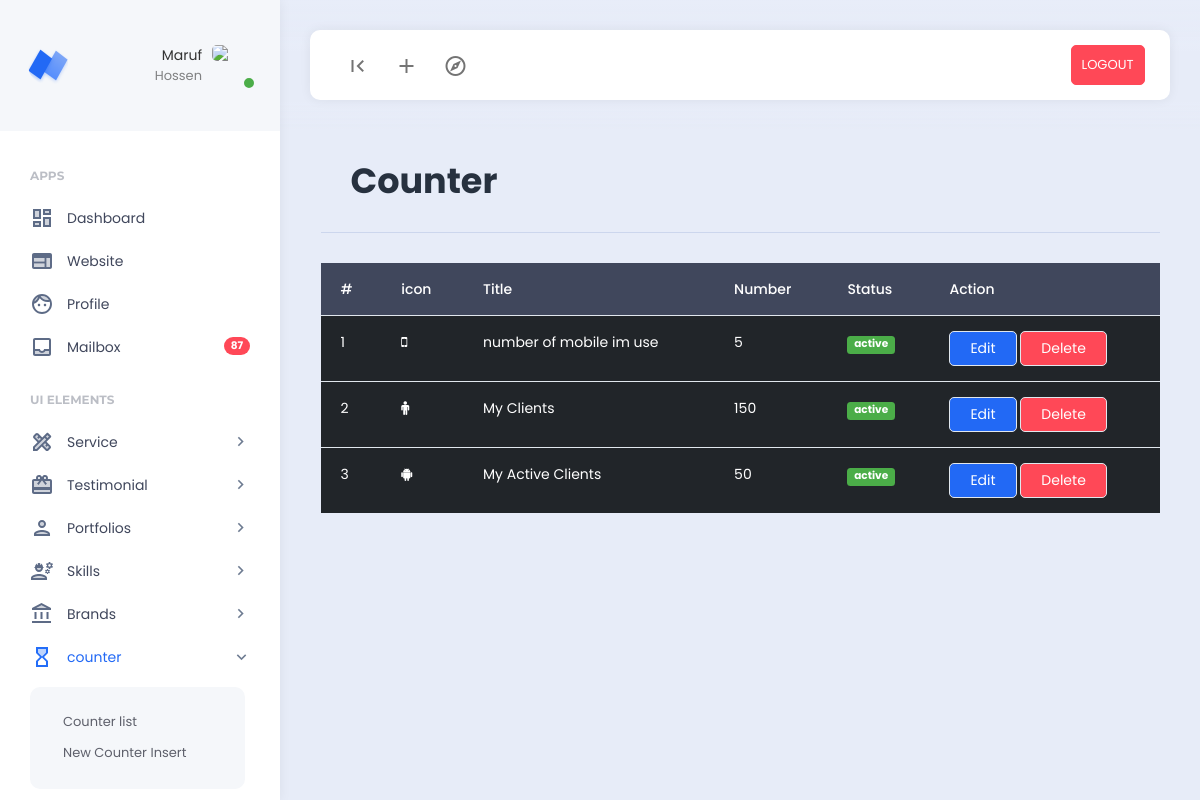
/dashboard/counter.php (signed in), run on the app's committed database.
### tables this page shows
CREATE TABLE `counters` (
  `id` int NOT NULL,
  `title` varchar(100) NOT NULL,
  `number` int NOT NULL,
  `icon` varchar(100) NOT NULL,
  `status` varchar(100) NOT NULL DEFAULT 'deactive'
);

### dashboard/counter.php (the view, shortened to what this page needs)
<?php
include('./extends/header.php');
include("../config/db.php");
$select_counter = "SELECT * FROM counters";
$counters = mysqli_query($db_connect, $select_counter);
$serial = 0;
?>
<div class="row">
  <div class="col">
    <div class="page-description">
      <h1>Counter</h1>
    </div>
  </div>
</div>
<div class="row">
  <div class="col-12">
    <table class="table table-dark table-hover">
      <thead>
        <tr>
          <th scope="col">#</th>
          <th scope="col">icon</th>
          <th scope="col">Title</th>
          <th scope="col">Number</th>
          <th scope="col">Status</th>
          <th scope="col">Action</th>
        </tr>
      </thead>
      <tbody>
        <?php foreach ($counters as $counter) : ?>
          <tr>
            <td scope="row"><?= ++$serial ?></td>
            <td><i class="<?= $counter['icon'] ?>"></i></td>
            <td><?= $counter['title'] ?></td>
            <td><?= $counter['number'] ?></td>
            <td>
              <?php if ($counter['status'] == "active") : ?>
                <a class="badge bg-success" href="counter_post.php?change_status=<?= $counter['id'] ?>"><?= $counter['status'] ?></a>
              <?php else : ?>
                <a class="badge bg-danger" href="counter_post.php?change_status=<?= $counter['id'] ?>"><?= $counter['status'] ?></a>
              <?php endif; ?>
            </td>
            <td>
              <a class="btn btn-primary" href="counter_edit.php?edit_id=<?= $counter['id'] ?>">Edit</a>
              <a class="btn btn-danger" href="counter_post.php?delete_id=<?= $counter['id'] ?>">Delete</a>
            </td>
          </tr>
        <?php endforeach; ?>
      </tbody>
    </table>
  </div>
</div>
<?php
include('./extends/footer.php');
?>

### data on the page
counters: title "number of mobile im use", number "5", status "active"
counters: title "My Clients", number "150", status "active"
counters: title "My Active Clients", number "50", status "active"

### other printed values
$_SESSION['admin_name'] "Maruf"
$_SESSION['admin_email'] "Hossen"
